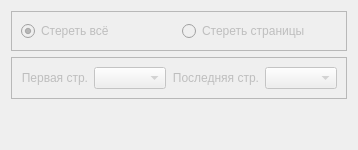
      <widget class="QWidget" name="tab_erase">
       <property name="enabled">
        <bool>false</bool>
       </property>
       <attribute name="title">
        <string notr="true">Стирание</string>
       </attribute>
       <layout class="QVBoxLayout" name="verticalLayout_6">
        <item>
         <widget class="QFrame" name="terase_frm_erase">
          <property name="maximumSize">
           <size>
            <width>16777215</width>
            <height>40</height>
           </size>
          </property>
          <property name="frameShape">
           <enum>QFrame::StyledPanel</enum>
          </property>
          <property name="frameShadow">
           <enum>QFrame::Raised</enum>
          </property>
          <layout class="QHBoxLayout" name="horizontalLayout_7">
           <item>
            <widget class="QRadioButton" name="terase_rbtn_erall">
             <property name="text">
              <string notr="true">Стереть всё</string>
             </property>
             <property name="checked">
              <bool>true</bool>
             </property>
            </widget>
           </item>
           <item>
            <widget class="QRadioButton" name="terase_rbtn_erpages">
             <property name="text">
              <string notr="true">Стереть страницы</string>
             </property>
            </widget>
           </item>
          </layout>
         </widget>
        </item>
        <item>
         <widget class="QFrame" name="terase_frm_addr">
          <property name="enabled">
           <bool>false</bool>
          </property>
          <property name="frameShape">
           <enum>QFrame::StyledPanel</enum>
          </property>
          <property name="frameShadow">
           <enum>QFrame::Raised</enum>
          </property>
          <layout class="QHBoxLayout" name="horizontalLayout">
           <item>
            <layout class="QFormLayout" name="terase_form_firstpage">
             <property name="labelAlignment">
              <set>Qt::AlignRight|Qt::AlignTrailing|Qt::AlignVCenter</set>
             </property>
             <item row="0" column="0">
              <widget class="QLabel" name="terase_lab_firstpage">
               <property name="text">
                <string notr="true">Первая стр.</string>
               </property>
               <property name="alignment">
                <set>Qt::AlignRight|Qt::AlignTrailing|Qt::AlignVCenter</set>
               </property>
              </widget>
             </item>
             <item row="0" column="1">
              <widget class="QComboBox" name="terase_combo_firstpage">
               <property name="maximumSize">
                <size>
                 <width>110</width>
                 <height>16777215</height>
                </size>
               </property>
              </widget>
             </item>
            </layout>
           </item>
           <item>
            <layout class="QFormLayout" name="terase_form_lastpage">
             <property name="labelAlignment">
              <set>Qt::AlignRight|Qt::AlignTrailing|Qt::AlignVCenter</set>
             </property>
             <item row="0" column="0">
              <widget class="QLabel" name="terase_lab_lastpage">
               <property name="text">
                <string notr="true">Последняя стр.</string>
               </property>
               <property name="alignment">
                <set>Qt::AlignRight|Qt::AlignTrailing|Qt::AlignVCenter</set>
               </property>
              </widget>
             </item>
             <item row="0" column="1">
              <widget class="QComboBox" name="terase_combo_lastpage">
               <property name="maximumSize">
                <size>
                 <width>110</width>
                 <height>16777215</height>
                </size>
               </property>
              </widget>
             </item>
            </layout>
           </item>
          </layout>
         </widget>
        </item>
        <item>
         <spacer name="terase_vspacer">
          <property name="orientation">
           <enum>Qt::Vertical</enum>
          </property>
          <property name="sizeHint" stdset="0">
           <size>
            <width>20</width>
            <height>40</height>
           </size>
          </property>
         </spacer>
        </item>
       </layout>
      </widget>
